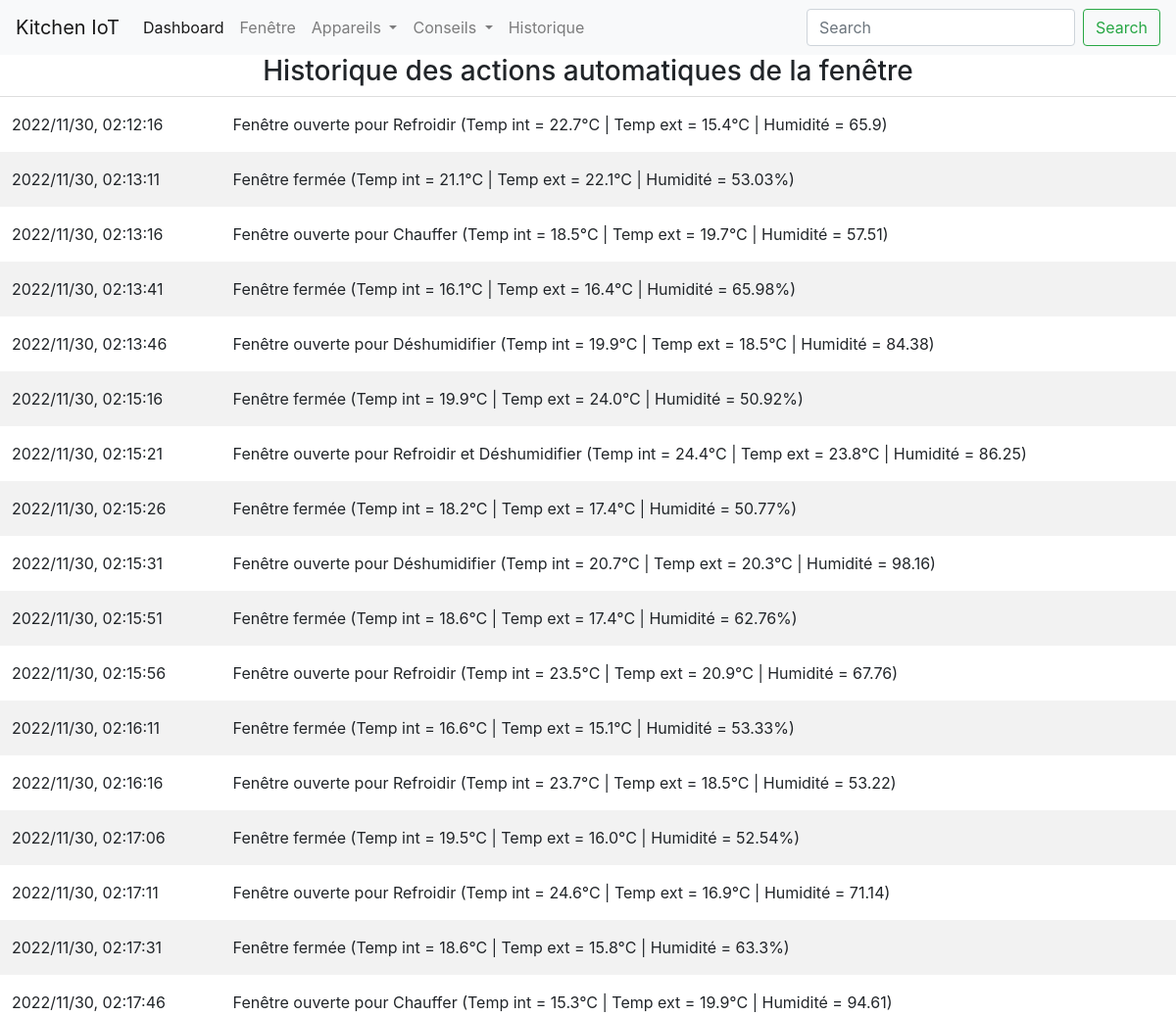
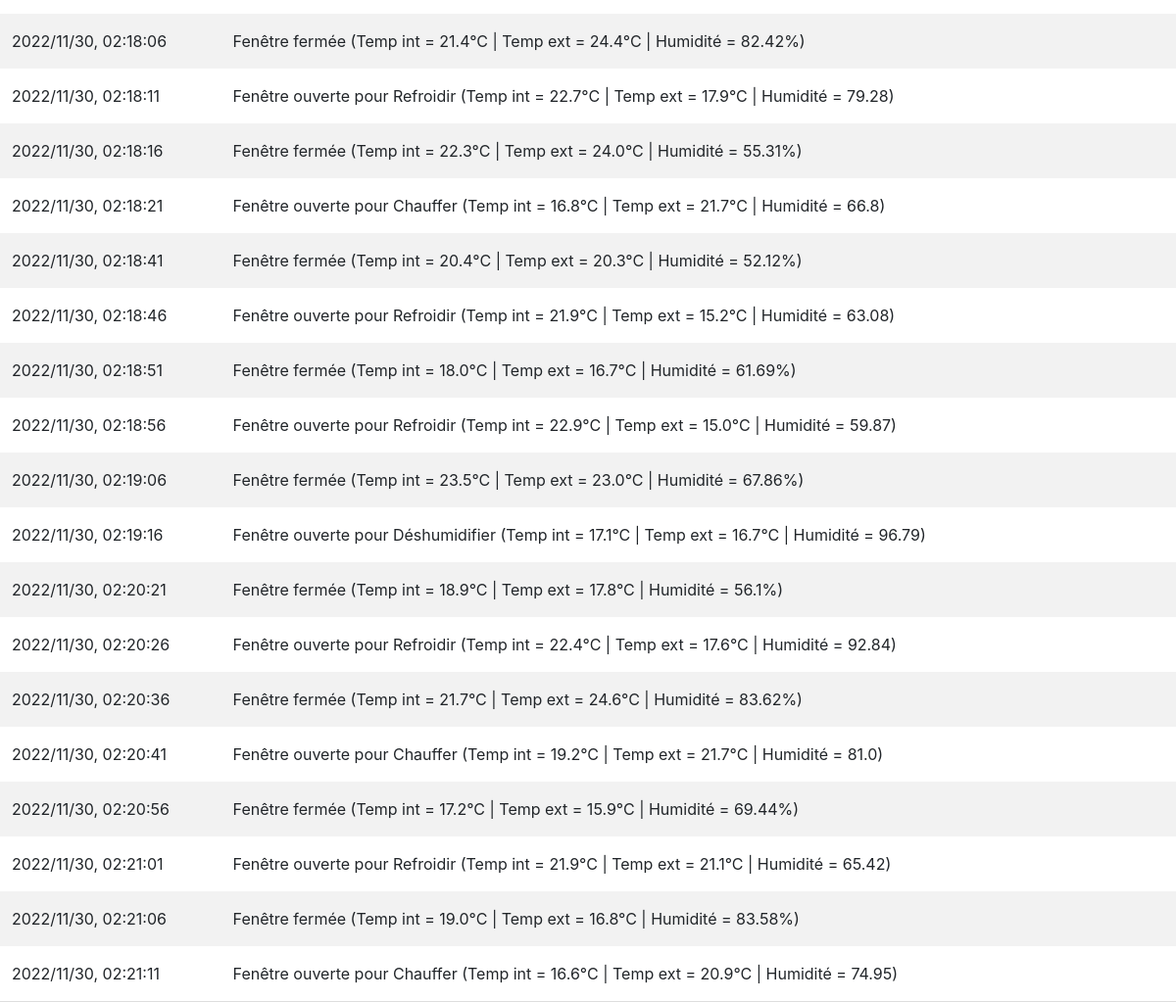
The page /window/ on the database its author committed (2 pictures, top to bottom).
### app/models.py (models this page shows, shortened)
class WindowLog(db.Model):
    __tablename__ = "window_log"
    id = db.Column(db.Integer, primary_key=True, autoincrement=True)
    action = db.Column(db.String, nullable=False)
    datetime = db.Column(db.DateTime, nullable=False)
    def get_serializable_action(self):
        return {"datetime":self.datetime.strftime("%Y/%m/%d, %H:%M:%S"), "action":self.action}

### app/routes.py (the view)
@app.route("/window/")
def window():
    with app.app_context():
        log = list(map(lambda x: x.get_serializable_action(), list(WindowLog.query.all())))
    return render_template("log.html", log=log)

### app/templates/log.html (shortened to what this page needs)
{% extends "index.html" %}
{% block content %}
<head>
    <link rel="stylesheet" href="{{url_for('static', filename='css/window.css')}}" />
</head>
<body>
<div class="main">
        <h3 style="text-align: center;">Historique des actions automatiques de la fenêtre</h3>
        <table id="window_log">
            {% for action in log %}
            <tr>
                <td>{{action["datetime"]}}</td>
                <td>{{action["action"]}}</td>
            </tr>
            {% endfor %}
        </table>
    </div>
</body>
{% endblock %}

### app/templates/index.html (shortened to what this page needs)
<!DOCTYPE html>
<html lang="en">
<head>
    <link rel="stylesheet" href="https://stackpath.bootstrapcdn.com/bootstrap/4.4.1/css/bootstrap.min.css"
>
</head>
<body>
    <nav class="navbar navbar-expand-lg navbar-light bg-light">
        <a class="navbar-brand" href="#">Kitchen IoT</a>
        <div class="collapse navbar-collapse" id="navbarSupportedContent">
            <ul class="navbar-nav mr-auto">
                <li class="nav-item active">
                    <a class="nav-link" href="/">Dashboard <span class="sr-only">(current)</span></a>
                </li>
                <li class="nav-item">
                <li class="nav-item">
                    <a class="nav-link" href="/window">Fenêtre</a>
                </li>
                <li class="nav-item dropdown">
                    <a class="nav-link dropdown-toggle" href="#" id="navbarDropdown" role="button" data-toggle="dropdown"
                       aria-haspopup="true" aria-expanded="false">
                        Appareils
                    </a>
                </li>
                <li class="nav-item dropdown">
                    <a class="nav-link dropdown-toggle" href="#" id="navbarDropdown" role="button" data-toggle="dropdown"
                       aria-haspopup="true" aria-expanded="false">
                        Conseils
                    </a>
                </li>
                <li class="nav-item">
                    <a class="nav-link " href="/energy_history">Historique</a>
                </li>
            </ul>
            <form class="form-inline my-2 my-lg-0">
                <input class="form-control mr-sm-2" type="search" placeholder="Search" aria-label="Search">
                <button class="btn btn-outline-success my-2 my-sm-0" type="submit">Search</button>
            </form>
        </div>
    </nav>
    {% block content %}
    {% endblock %}
</body>

### app/static/css/window.css (style rules this page uses)
* { box-sizing: border-box; }
.main { margin-left:-5px; margin-right:-5px; }
table { border-collapse: collapse; border-spacing: 0; width: 100%; border: 1px solid #ddd; }
th, td { text-align: left; padding: 16px; }
tr:nth-child(even) { background-color: #f2f2f2; }

### rows shown on the page
WindowLog: datetime "2022/11/30, 02:12:16", action "Fenêtre ouverte pour Refroidir (Temp int = 22.7°C | Temp ext = 15.4°C | Humidité = 65.9)"
WindowLog: datetime "2022/11/30, 02:13:11", action "Fenêtre fermée (Temp int = 21.1°C | Temp ext = 22.1°C | Humidité = 53.03%)"
WindowLog: datetime "2022/11/30, 02:13:16", action "Fenêtre ouverte pour Chauffer (Temp int = 18.5°C | Temp ext = 19.7°C | Humidité = 57.51)"
WindowLog: datetime "2022/11/30, 02:13:41", action "Fenêtre fermée (Temp int = 16.1°C | Temp ext = 16.4°C | Humidité = 65.98%)"
WindowLog: datetime "2022/11/30, 02:13:46", action "Fenêtre ouverte pour Déshumidifier (Temp int = 19.9°C | Temp ext = 18.5°C | Humidité = 84.38)"
WindowLog: datetime "2022/11/30, 02:15:16", action "Fenêtre fermée (Temp int = 19.9°C | Temp ext = 24.0°C | Humidité = 50.92%)"
WindowLog: datetime "2022/11/30, 02:15:21", action "Fenêtre ouverte pour Refroidir et Déshumidifier (Temp int = 24.4°C | Temp ext = 23.8°C | Humidité = 86.25)"
WindowLog: datetime "2022/11/30, 02:15:26", action "Fenêtre fermée (Temp int = 18.2°C | Temp ext = 17.4°C | Humidité = 50.77%)"
WindowLog: datetime "2022/11/30, 02:15:31", action "Fenêtre ouverte pour Déshumidifier (Temp int = 20.7°C | Temp ext = 20.3°C | Humidité = 98.16)"
WindowLog: datetime "2022/11/30, 02:15:51", action "Fenêtre fermée (Temp int = 18.6°C | Temp ext = 17.4°C | Humidité = 62.76%)"
WindowLog: datetime "2022/11/30, 02:15:56", action "Fenêtre ouverte pour Refroidir (Temp int = 23.5°C | Temp ext = 20.9°C | Humidité = 67.76)"
WindowLog: datetime "2022/11/30, 02:16:11", action "Fenêtre fermée (Temp int = 16.6°C | Temp ext = 15.1°C | Humidité = 53.33%)"
WindowLog: datetime "2022/11/30, 02:16:16", action "Fenêtre ouverte pour Refroidir (Temp int = 23.7°C | Temp ext = 18.5°C | Humidité = 53.22)"
WindowLog: datetime "2022/11/30, 02:17:06", action "Fenêtre fermée (Temp int = 19.5°C | Temp ext = 16.0°C | Humidité = 52.54%)"
WindowLog: datetime "2022/11/30, 02:17:11", action "Fenêtre ouverte pour Refroidir (Temp int = 24.6°C | Temp ext = 16.9°C | Humidité = 71.14)"
WindowLog: datetime "2022/11/30, 02:17:31", action "Fenêtre fermée (Temp int = 18.6°C | Temp ext = 15.8°C | Humidité = 63.3%)"
WindowLog: datetime "2022/11/30, 02:17:46", action "Fenêtre ouverte pour Chauffer (Temp int = 15.3°C | Temp ext = 19.9°C | Humidité = 94.61)"
WindowLog: datetime "2022/11/30, 02:18:06", action "Fenêtre fermée (Temp int = 21.4°C | Temp ext = 24.4°C | Humidité = 82.42%)"
WindowLog: datetime "2022/11/30, 02:18:11", action "Fenêtre ouverte pour Refroidir (Temp int = 22.7°C | Temp ext = 17.9°C | Humidité = 79.28)"
WindowLog: datetime "2022/11/30, 02:18:16", action "Fenêtre fermée (Temp int = 22.3°C | Temp ext = 24.0°C | Humidité = 55.31%)"
WindowLog: datetime "2022/11/30, 02:18:21", action "Fenêtre ouverte pour Chauffer (Temp int = 16.8°C | Temp ext = 21.7°C | Humidité = 66.8)"
WindowLog: datetime "2022/11/30, 02:18:41", action "Fenêtre fermée (Temp int = 20.4°C | Temp ext = 20.3°C | Humidité = 52.12%)"
WindowLog: datetime "2022/11/30, 02:18:46", action "Fenêtre ouverte pour Refroidir (Temp int = 21.9°C | Temp ext = 15.2°C | Humidité = 63.08)"
WindowLog: datetime "2022/11/30, 02:18:51", action "Fenêtre fermée (Temp int = 18.0°C | Temp ext = 16.7°C | Humidité = 61.69%)"
WindowLog: datetime "2022/11/30, 02:18:56", action "Fenêtre ouverte pour Refroidir (Temp int = 22.9°C | Temp ext = 15.0°C | Humidité = 59.87)"
WindowLog: datetime "2022/11/30, 02:19:06", action "Fenêtre fermée (Temp int = 23.5°C | Temp ext = 23.0°C | Humidité = 67.86%)"
WindowLog: datetime "2022/11/30, 02:19:16", action "Fenêtre ouverte pour Déshumidifier (Temp int = 17.1°C | Temp ext = 16.7°C | Humidité = 96.79)"
WindowLog: datetime "2022/11/30, 02:20:21", action "Fenêtre fermée (Temp int = 18.9°C | Temp ext = 17.8°C | Humidité = 56.1%)"
WindowLog: datetime "2022/11/30, 02:20:26", action "Fenêtre ouverte pour Refroidir (Temp int = 22.4°C | Temp ext = 17.6°C | Humidité = 92.84)"
WindowLog: datetime "2022/11/30, 02:20:36", action "Fenêtre fermée (Temp int = 21.7°C | Temp ext = 24.6°C | Humidité = 83.62%)"
WindowLog: datetime "2022/11/30, 02:20:41", action "Fenêtre ouverte pour Chauffer (Temp int = 19.2°C | Temp ext = 21.7°C | Humidité = 81.0)"
WindowLog: datetime "2022/11/30, 02:20:56", action "Fenêtre fermée (Temp int = 17.2°C | Temp ext = 15.9°C | Humidité = 69.44%)"
WindowLog: datetime "2022/11/30, 02:21:01", action "Fenêtre ouverte pour Refroidir (Temp int = 21.9°C | Temp ext = 21.1°C | Humidité = 65.42)"
WindowLog: datetime "2022/11/30, 02:21:06", action "Fenêtre fermée (Temp int = 19.0°C | Temp ext = 16.8°C | Humidité = 83.58%)"
WindowLog: datetime "2022/11/30, 02:21:11", action "Fenêtre ouverte pour Chauffer (Temp int = 16.6°C | Temp ext = 20.9°C | Humidité = 74.95)"
